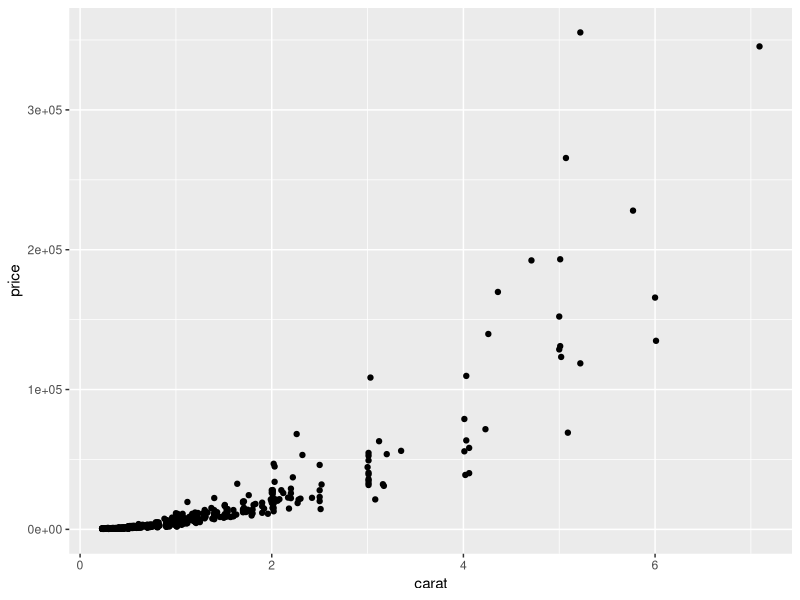
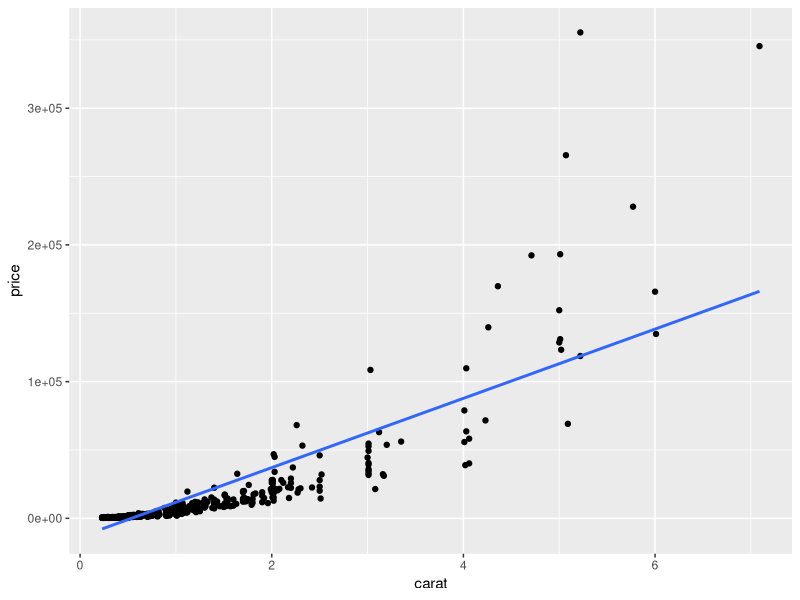
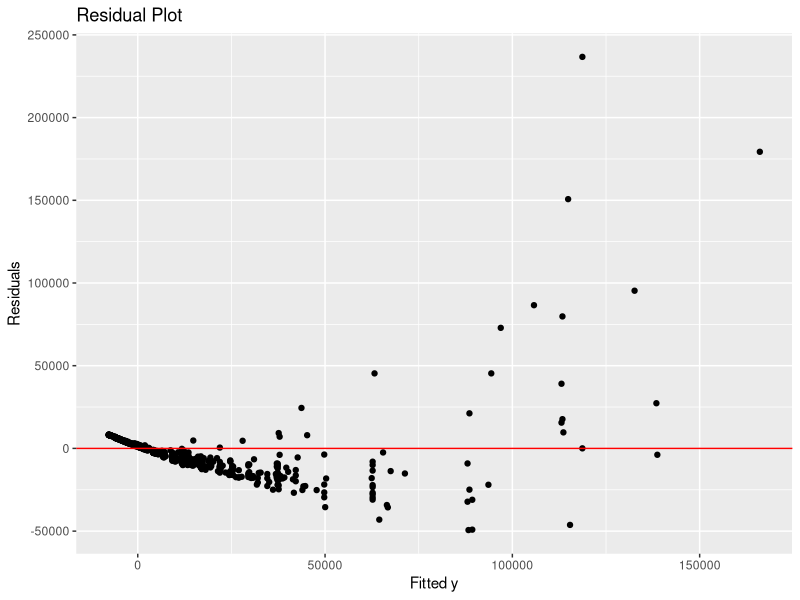

Generate these figures, in order, with R: (Note: this script raises an error after producing the figures.)
## ---- chunk 1
library(MASS) 
library(tidyverse)
## ---- chunk 2
dimonds <- read.csv("diamonds4.csv")
dimonds
## ---- chunk 3
ggplot(data = dimonds, mapping = aes(x=carat, y = price))+
  geom_point()
## ---- chunk 4
ggplot(data = dimonds, mapping = aes(x=carat, y = price))+
  geom_point()+
  geom_smooth(method = "lm", se=FALSE)
## ---- chunk 5
Data = dimonds
result<-lm(price~carat, data=Data)
yhat<-result$fitted.values
res<-result$residuals
Data<-data.frame(Data,yhat,res)

## adding inital attributes to the Data DF
## ---- chunk 6
ggplot(Data, aes(x=yhat,y=res))+
  geom_point()+
  geom_hline(yintercept=0, color="red")+
  labs(x="Fitted y", y="Residuals", title="Residual Plot")
## ---- chunk 7
boxcox(result, lambda = seq(0,.5,1/10))
## ---- chunk 8
### First transformation:


##transform y and then regress ystar on x
ystar<-log(Data$price)
Data<-data.frame(Data,ystar)
result.ystar<-lm(ystar~carat, data=Data)

##store fitted y & residuals
yhat2<-result.ystar$fitted.values
res2<-result.ystar$residuals

##add to data frame
Data<-data.frame(Data,yhat2,res2)

##residual plot with ystar
ggplot(Data, aes(x=yhat2,y=res2))+
  geom_point()+
  geom_hline(yintercept=0, color="red")+
  labs(x="Fitted y", y="Residuals", title="Residual Plot with ystar")

boxcox(result.ystar)
## acf plot
acf(res2, main="ACF Plot of Residuals with ystar")
## QQ plot
qqnorm(res2)
qqline(res2, col="red")

result.ystar
## ---- chunk 9
### Second transformation:


##transform y and then regress ystar on x
xstar<-log(Data$carat)
Data<-data.frame(Data,xstar)
result.xstar<-lm(ystar~xstar, data=Data)

##store fitted y & residuals
yhat3<-result.xstar$fitted.values
res3<-result.xstar$residuals

##add to data frame
Data<-data.frame(Data,yhat3,res3)

##residual plot with ystar
ggplot(Data, aes(x=yhat3,y=res3))+
  geom_point()+
  geom_hline(yintercept=0, color="red")+
  labs(x="Fitted y", y="Residuals", title="Residual Plot with ystar")

boxcox(result.xstar)
## acf plot
acf(res3, main="ACF Plot of Residuals with ystar")
## QQ plot
qqnorm(res3)
qqline(res3, col="red")

result.xstar
## ---- chunk 10
ggplot(data=Data, mapping = aes(x=xstar, y=ystar))+
  geom_point()+
  geom_smooth(method = "lm", se=FALSE)
  
## ---- chunk 11
result.xstar
